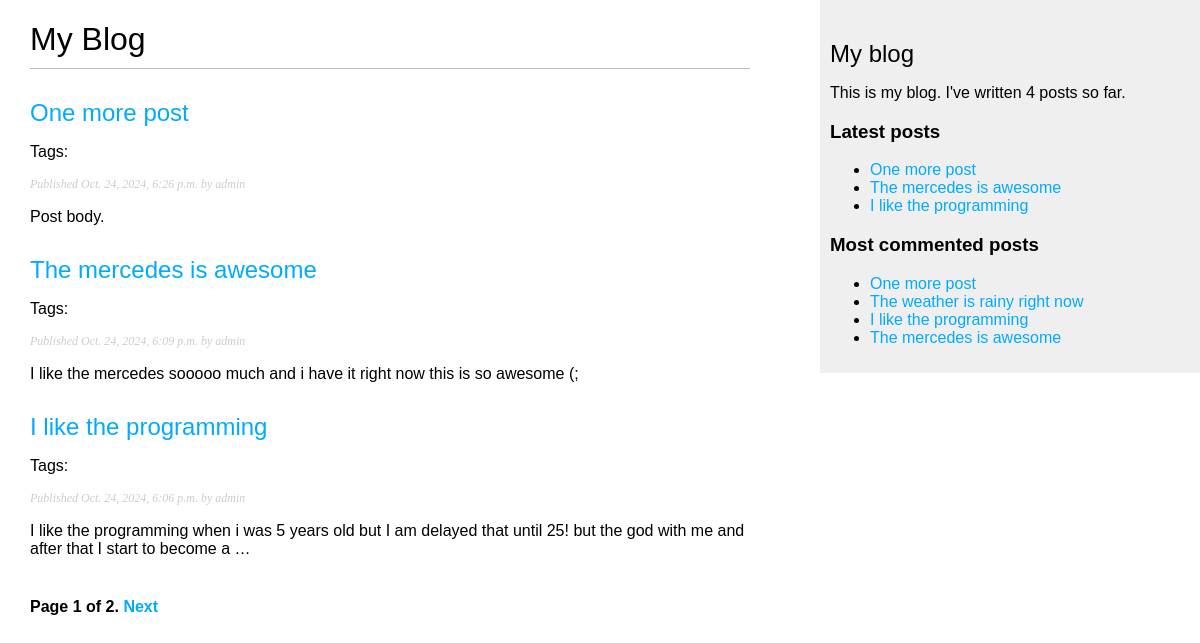
The page /blog/ on the database as committed earlier.
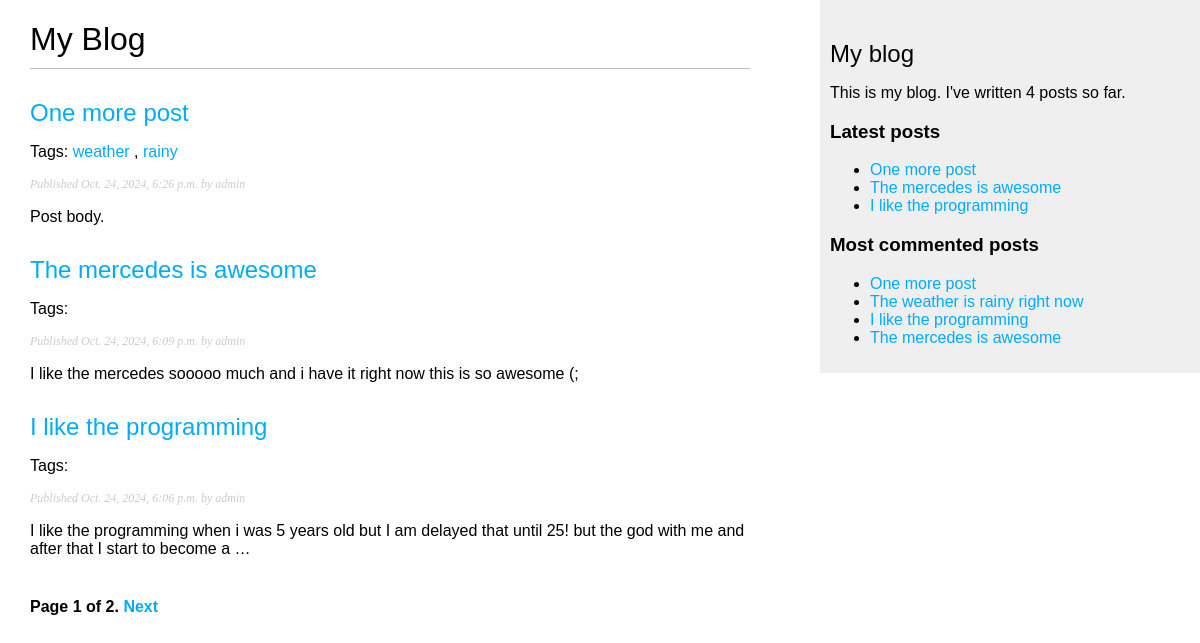
The same page on the database as committed later.
### blog/models.py (models this page shows, shortened)
class Post(models.Model):
    class Status(models.TextChoices):
        DRAFT = "DF", "Draft"
        PUBLISHED = "PB", "PUBLISHED"
    title = models.CharField(max_length=250)
    slug = models.SlugField(max_length=250, unique_for_date="publish")
    author = models.ForeignKey(
        settings.AUTH_USER_MODEL,
        on_delete=models.CASCADE,
        related_name="blog_posts"
    )
    body = models.TextField()
    publish = models.DateTimeField(default=timezone.now)
    created = models.DateTimeField(auto_now_add=True)
    updated = models.DateTimeField(auto_now=True)
    status = models.CharField(
        max_length=2,
        choices=Status,
        default=Status.DRAFT
    )
    tags = TaggableManager()
    objects = models.Manager()  # The default manager
    published = PublishedManager()  # Our custom manager
    class Meta:
        ordering = ["-publish"]
        indexes = [
            models.Index(fields=["-publish"])
        ]
    def get_absolute_url(self):
        return reverse("blog:post_detail", args=[self.publish.year, self.publish.month, self.publish.day, self.slug])

### blog/views.py (the view)
# urls.py: path("", views.post_list, name="post_list"),
def post_list(request, tag_slug=None):
    post_list = Post.published.all()
    tag = None
    if tag_slug:
        tag = get_object_or_404(Tag, slug=tag_slug)
        post_list = post_list.filter(tags__in=[tag])
    paginator = Paginator(post_list, 3)
    page_number = request.GET.get('page', 1)
    try:
        posts = paginator.page(page_number)
    except PageNotAnInteger:
        posts = paginator.page(1)
    except EmptyPage:
        posts = paginator.page(paginator.num_pages)
    return render(
        request,
        'blog/post/list.html',
        {
            'posts': posts,
            'tag': tag
        }
    )

### blog/models.py (called while the page is built)
    def get_queryset(self):
        return (
            super().get_queryset().filter(status=Post.Status.PUBLISHED)
        )

### blog/templatetags/blog_tags.py (called while the page is built)
@register.simple_tag
def total_posts():
    return Post.published.count()

@register.inclusion_tag("blog/post/latest_posts.html")
def show_latest_posts(count=5):
    latest_posts = Post.published.order_by("-publish")[:count]
    return {'latest_posts': latest_posts}

@register.simple_tag
def get_most_commented_posts(count=5):
    return Post.published.annotate(
        total_comments=Count('comments')
    ).order_by('-total_comments')[:count]

@register.filter(name="markdown")
def markdown_format(text):
    return mark_safe(markdown.markdown(text))

### blog/templates/blog/post/list.html (shortened to what this page needs)
{% extends "blog/base.html" %}
{% load blog_tags %}
{% block content %}
  <h1>My Blog</h1>
  {% for post in posts %}
    <h2>
      <a href="{{ post.get_absolute_url }}">
        {{ post.title }}
      </a>
    </h2>
    <p class="tags">Tags:
      {% for tag in post.tags.all %}
        <a href="{% url "blog:post_list_by_tag" tag.slug %}">
          {{ tag.name }}
        </a>{% if not forloop.last %}, {% endif %}
      {% endfor %}
    </p>
    <p class="date">
      Published {{ post.publish }} by {{ post.author }}
    </p>
    {{ post.body|markdown|truncatewords_html:30 }}
  {% endfor %}
  {% include "pagination.html" with page=posts %}
{% endblock %}

### blog/templates/blog/base.html (shortened to what this page needs)
{% load blog_tags %}
{% load static %}
<!DOCTYPE html>
<html>
  <head>
    <link href="{% static "css/blog.css" %}" rel="stylesheet">
  </head>
  <body>
    <div id="content">{% block content %} {% endblock %}</div>
    <div id="sidebar">
      <h2>My blog</h2>
      <p>
        This is my blog.
        I've written {% total_posts %} posts so far.
      </p>
      <h3>Latest posts</h3>
      {% show_latest_posts 3 %}
      <h3>Most commented posts</h3>
      {% get_most_commented_posts as most_commented_posts %}
      <ul>
        {% for post in most_commented_posts %}
        <li>
          <a href="{{ post.get_absolute_url }}">{{ post.title }}</a>
        </li>
        {% endfor %}
      </ul>
    </div>
  </body>
</html>

### blog/templates/pagination.html (shortened to what this page needs)
<div class="pagination">
  <span class="step-links">
    <span class="current">
      Page {{ page.number }} of {{ page.paginator.num_pages }}.
    </span>
    {% if page.has_next %}
    <a href="?page={{ page.next_page_number }}">Next</a>
    {% endif %}
  </span>
</div>

### blog/templates/blog/post/latest_posts.html
<ul>
    {% for post in latest_posts %}
    <li>
        <a href="{{ post.get_absolute_url }}">{{ post.title }}</a>
    </li>
    {% endfor %}
</ul>

### blog/static/css/blog.css (style rules this page uses)
body { margin:0; padding:0; font-family:helvetica, sans-serif; }
a { color:#00abff; text-decoration:none; }
h1 { font-weight:normal; border-bottom:1px solid #bbb; padding:0 0 10px 0; }
h2 { font-weight:normal; margin:30px 0 0; }
#content { float:left; width:60%; padding:0 0 0 30px; }
#sidebar { float:right; width:30%; padding:10px; background:#efefef; height:100%; }
p.date { color:#ccc; font-family: georgia, serif; font-size: 12px; font-style: italic; }
.pagination { margin:40px 0; font-weight:bold; }

Rows that differ between the two databases and show on the page:
changed Post "One more post": gains Tag (name "weather"); gains Tag (name "rainy")
